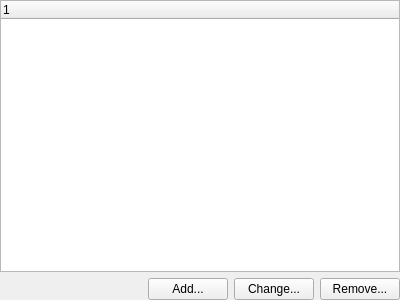
<?xml version="1.0" encoding="UTF-8"?>
<ui version="4.0">
 <class>CAttributesEditorUI</class>
 <widget class="QWidget" name="CAttributesEditorUI">
  <property name="geometry">
   <rect>
    <x>0</x>
    <y>0</y>
    <width>400</width>
    <height>300</height>
   </rect>
  </property>
  <property name="windowTitle">
   <string>Custom Attributes</string>
  </property>
  <layout class="QVBoxLayout" name="verticalLayout">
   <property name="leftMargin">
    <number>0</number>
   </property>
   <property name="topMargin">
    <number>0</number>
   </property>
   <property name="rightMargin">
    <number>0</number>
   </property>
   <property name="bottomMargin">
    <number>0</number>
   </property>
   <item>
    <widget class="CPropertyEditorUIBase" name="Editor"/>
   </item>
   <item>
    <layout class="QHBoxLayout" name="horizontalLayout">
     <item>
      <spacer name="horizontalSpacer">
       <property name="orientation">
        <enum>Qt::Horizontal</enum>
       </property>
       <property name="sizeHint" stdset="0">
        <size>
         <width>40</width>
         <height>20</height>
        </size>
       </property>
      </spacer>
     </item>
     <item>
      <widget class="QPushButton" name="AddButton">
       <property name="statusTip">
        <string>Add new custom attribute for the selected items</string>
       </property>
       <property name="text">
        <string>Add...</string>
       </property>
      </widget>
     </item>
     <item>
      <widget class="QPushButton" name="ChangeButton">
       <property name="text">
        <string>Change...</string>
       </property>
      </widget>
     </item>
     <item>
      <widget class="QPushButton" name="RemoveButton">
       <property name="statusTip">
        <string>Remove the attribute from the selected items</string>
       </property>
       <property name="text">
        <string>Remove...</string>
       </property>
      </widget>
     </item>
    </layout>
   </item>
  </layout>
 </widget>
 <customwidgets>
  <customwidget>
   <class>CPropertyEditorUIBase</class>
   <extends>QTreeWidget</extends>
   <header location="global">CPropertyEditorUIBase.h</header>
  </customwidget>
 </customwidgets>
 <tabstops>
  <tabstop>Editor</tabstop>
  <tabstop>AddButton</tabstop>
  <tabstop>ChangeButton</tabstop>
  <tabstop>RemoveButton</tabstop>
 </tabstops>
 <resources/>
 <connections/>
</ui>
